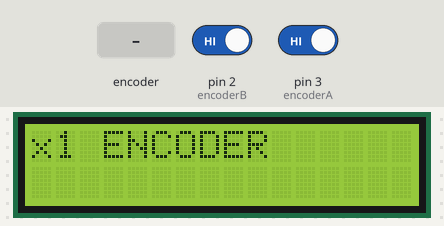
A sketch run on a simulated Arduino Uno, built with avr-gcc and run on an emulated ATmega328P. On the bench: 16×2 character LCD. Inputs (shaded band) come from the test bench; at power-on: pin 2 (encoderB) HIGH, pin 3 (encoderA) HIGH. What the sketch prints to the serial monitor is not drawn.

Above: at 1.2 s.
1.3 s: pin 2 (encoderB) driven LOW
At 2.3 s:
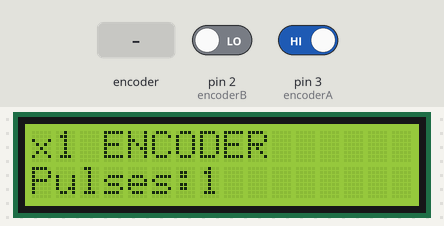
2.8 s: rotary encoder on pin 3 (encoderA) / pin 2 (encoderB) turned 3 steps (first pin leading)
At 4.5 s:
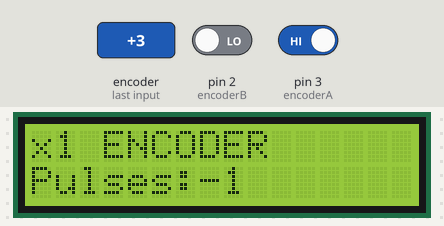
4.9 s: rotary encoder on pin 3 (encoderA) / pin 2 (encoderB) turned 1 step (first pin leading)
At 6.0 s:
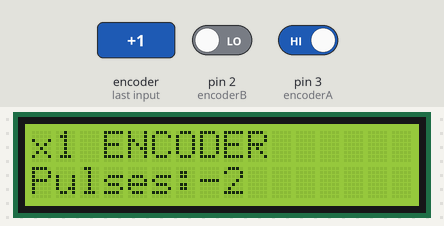
6.6 s: rotary encoder on pin 3 (encoderA) / pin 2 (encoderB) turned 1 step (first pin leading)
At 7.3 s:
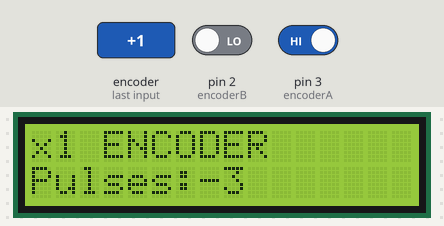
Timing chart, 0 to 9.3 s (numbered marks = the images above; inputs shaded):
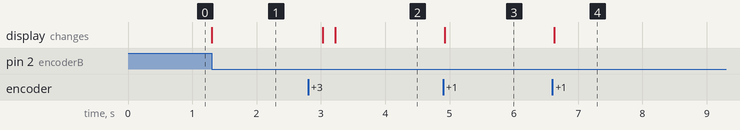

Measured:
- after the input at 1.3 s, the display: changes at once (image 1)
- after the input at 2.8 s, the display: first changes after 0.23 s (image 2 shows a later state)
- after the input at 4.9 s, the display: changes at once (image 3)
- after the input at 6.6 s, the display: changes at once (image 4)

The sketch:

Encoder_x1.ino
```cpp
#include<SoftwareSerial.h>
#include<LiquidCrystal.h>
LiquidCrystal lcd(8, 9, 4, 5, 6, 7);
int  adc_key_val[5] = {30, 150, 360, 535, 760 };
word lcd_key_input;
byte keyVal = 0;
unsigned int key = -1;
int NUM_KEYS = 5;
int pulses;                              //Output pulses.
int deg = 0;
int encoderA = 3;
int encoderB = 2;
const int pwm = 6;                      //Power of motor.
const int dir1 = 4;                       //Direction of the motor.
const int dir2 = 5;                       //Direction of the motor.
int pulsesChanged = 0;
#define total 245                        //x1 pulses per rotation.
#define motorSpeed 180                   //Change speed of the motor.
void setup(){
  Serial.begin(115200);
  lcd.begin(16,2);
  lcd.setCursor(0,0);
  lcd.print("x1 ENCODER");lcd.print("     ");
  pinMode(encoderA, INPUT);
  pinMode(encoderB, INPUT);
  pinMode(pwm, OUTPUT);
  pinMode(dir1, OUTPUT);
  pinMode(dir2, OUTPUT);
  analogWrite(pwm,0);
  digitalWrite(dir1,HIGH);
  digitalWrite(dir2,LOW);
  waitAnyKeyPress();
  attachInterrupt(0, A_CHANGE, CHANGE);


}//setup

void loop(){
 if (pulses == total) {
    analogWrite(pwm, 0);
    digitalWrite(dir1, HIGH);
    digitalWrite(dir2, LOW);
  }
  else {
    if (pulses > total) {
      analogWrite(pwm, motorSpeed);
      digitalWrite(dir1, LOW);
      digitalWrite(dir2, HIGH);

    }
    else if (pulses < total) {
      analogWrite(pwm, motorSpeed);
      digitalWrite(dir1, HIGH);
      digitalWrite(dir2, LOW);
    }
  }

  if (pulsesChanged != 0) {
    pulsesChanged = 0;
    lcd.setCursor(0,1);
    lcd.print("Pulses:");lcd.print(pulses);lcd.print("          ");
    Serial.println(pulses);
  }
}

void A_CHANGE(){                                  //Function that to read the pulses in x1.
  if( digitalRead(encoderB) == 0 ) {
    if ( digitalRead(encoderA) == 0 ) {
      // A fell, B is low
      pulses--; // moving reverse
    } else {
      // A rose, B is low
      pulses++; // moving forward
    }
  }
  pulsesChanged = 1;
}

void waitAnyKeyPress(void)                          //Function that delay until any button of LCD pressed.
{
  while (1)
  {
    lcd_key_input = analogRead(0);
    int key = get_key(lcd_key_input);
    if (key != -1)
      break;
  }
}

int get_key(unsigned int input)                     //Function to recognize the LCD button.
{
  int k;

  for (k = 0; k < NUM_KEYS; k++)
  {
    if (input < adc_key_val[k])
    {

      return k;
    }
  }

  if (k >= NUM_KEYS)
    k = -1;     // No valid key pressed

  return k;
}
```
